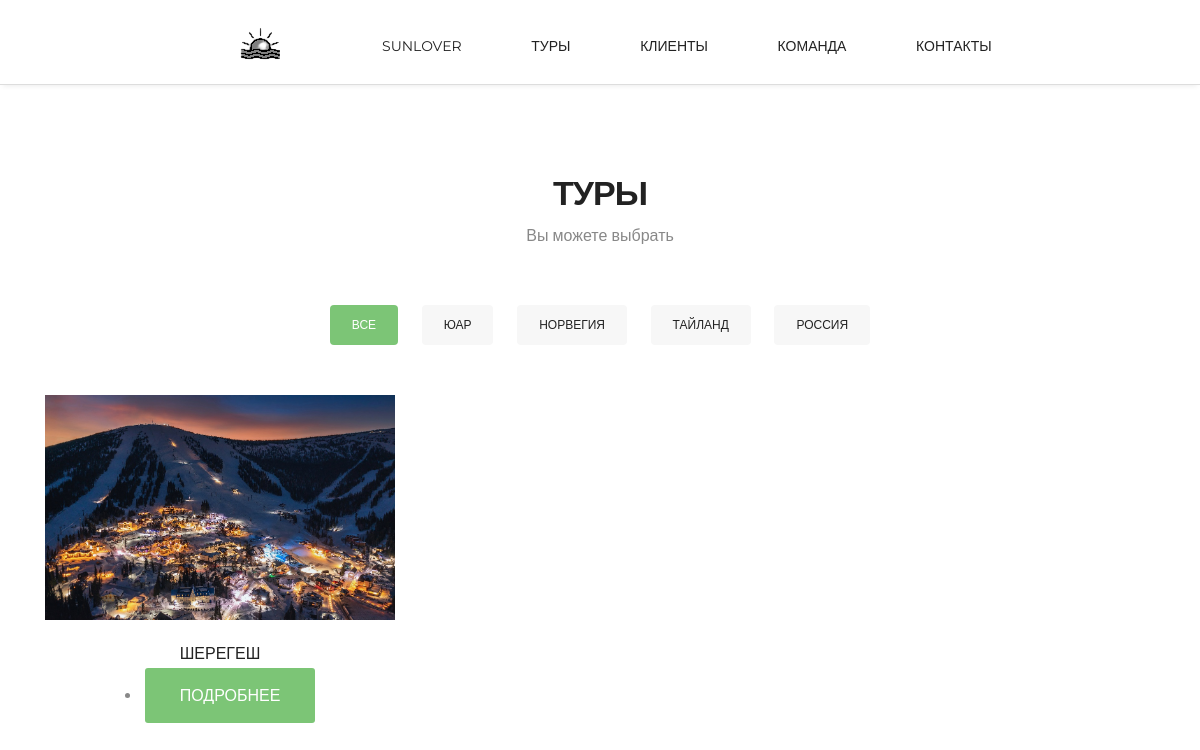
The page /tours/ on the database its author committed.
### main/models.py (models this page shows, shortened)
class Tour(models.Model):
    RUSSIA = 'russia'
    THAILAND = 'thailand'
    NORWAY = 'norway'
    SOUTHAFRIC = 'southafrica'
    CHOICE_GROUP = {
        (RUSSIA, 'ru'),
        (THAILAND, 'thai'),
        (NORWAY, 'nor'),
        (SOUTHAFRIC, 'south')
    }
    name = models.CharField(max_length=100)
    description = models.TextField()
    price = models.IntegerField()
    date = models.DateTimeField()
    countries = models.CharField(max_length=20, choices=CHOICE_GROUP, default='')
    img = models.ImageField(default='noimage.jpg', upload_to='tour_image')

### main/views.py (the view)
# urls.py: path('tours/', views.tours, name='tours'),
def tours(request):
    tour = Tour.objects.all()
    context = {
        'tour': tour
    }
    return render(request, 'main/tours.html', context)

### main/templates/main/tours.html (shortened to what this page needs)
{% extends 'main/main.html' %}
{% load static %}
{% block content %}
	<section class="main-section paddind" id="Tours">
		<div class="container">
			<h2>Туры</h2>
			<h6>Вы можете выбрать </h6>
			<div class="toursFilter">
				<ul class="Tours-nav wow fadeIn delay-02s">
					<li><a href="#" data-filter="*" class="current">Все</a></li>
					<li><a href="#" data-filter=".southafrica">ЮАР</a></li>
					<li><a href="#" data-filter=".norway">Норвегия</a></li>
					<li><a href="#" data-filter=".thailand">Тайланд</a></li>
					<li><a href="#" data-filter=".russia">Россия</a></li>
				</ul>
			</div>
		</div>
		<div class="toursContainer wow fadeInUp delay-04s">
			{% for post in tour %}
			{% if post.countries == "thailand"  %}
			<div class="Tours-box thailand">
				<a href="{{ post.img.url }}"><img src="{{ post.img.url }}" alt=""></a>
				<h3>{{ post.name }}</h3>
				<li><a  class="link animated fadeInUp delay-1s servicelink" href="{% url 'tour_detail'%}">Подробнее</a></li>
			</div>
			{% elif post.countries == "norway"  %}
			<div class="Tours-box norway">
				<a href="{{ post.img.url }}"><img src="{{ post.img.url }}" alt=""></a>
				<h3>{{ post.name }}</h3>
				<li><a  class="link animated fadeInUp delay-1s servicelink" href="{% url 'tour_detail'%}">Подробнее</a></li>
			</div>
			{% elif post.countries == "southafrica"  %}
			<div class="Tours-box southafrica">
				<a href="{{ post.img.url }}"><img src="{{ post.img.url }}" alt=""></a>
				<h3>{{ post.name }}</h3>
				<li><a  class="link animated fadeInUp delay-1s servicelink" href="{% url 'tour_detail'%}">Подробнее</a></li>
			</div>
			{% else %}
			<div class="Tours-box russia">
				<a href="{{ post.img.url }}"><img src="{{ post.img.url }}" alt=""></a>
				<h3>{{ post.name }}</h3>
				<li><a  class="link animated fadeInUp delay-1s servicelink" href="{% url 'tour_detail'%}">Подробнее</a></li>
			</div>
		</div>
		{% endif %}
		{% endfor %}
	</section>
{% endblock content %}

### main/static/css/style.css (style rules this page uses)
img { max-width:100%; }
a, a:hover, a:active { outline:0px !important }
body { background:#fff; font-family: 'Open Sans', sans-serif; font-size:14px; font-weight:normal; color:#888888; margin:0; }
h2 { font-size:34px; color:#222222; font-family: 'Montserrat', sans-serif; font-weight:700; letter-spacing: -1px; margin:0 0 15px 0; text-align:center; text-transform:uppercase; }
h3 { font-family: 'Montserrat', sans-serif; color:#222222; font-size:16px; margin:0 0 5px 0; text-transform:uppercase; font-weight:400; }
h6 { font-size:16px; color:#888888; font-family: 'Open Sans', sans-serif; font-weight:400; text-align:center; margin:0 0 60px 0; }
.link { padding:15px 35px; background:#7cc576; color:#fff !important; font-size:16px; font-weight:400; font-family: 'Montserrat', sans-serif; display:inline-block; border-radius:3px; text-transform:uppercase; line-height:25px; margin-bottom:20px; transition:all 0.3s ease-in-out; -moz-transition:all 0.3s ease-in-out; -webkit-transition:all 0.3s ease-in-out; }
.main-section { padding:90px 0 110px; }
.Tours-nav { padding:0; margin:0 0 45px 0; list-style:none; text-align:center; }
.Tours-nav li { margin:0 10px; display:inline; }
.Tours-nav li a { display:inline-block; padding:10px 22px; font-size:12px; line-height:20px; color:#222222; border-radius:4px; text-transform:uppercase; font-family: 'Montserrat', sans-serif; background:#f7f7f7; margin-bottom:5px; transition:all 0.3s ease-in-out; -moz-transition:all 0.3s ease-in-out; -webkit-transition:all 0.3s ease-in-out; }
.toursContainer { margin:0 auto; padding-left:15px; }
.Tours-box { text-align:center; margin-bottom:30px; height:350px; width:350px; overflow:hidden; float:left; padding:0; }
.Tours-box img { margin-bottom:25px; transition:all 0.3s ease-in-out; -moz-transition:all 0.3s ease-in-out; -webkit-transition:all 0.3s ease-in-out; }
.Tours-nav li a.current { background:#7cc576; color:#fff; text-decoration:none; }
.isotope .isotope-item { -webkit-transition-duration: 0.6s; -moz-transition-duration: 0.6s; transition-duration: 0.6s; }
.isotope .isotope-item { -webkit-transition-property: -webkit-transform, opacity; -moz-transition-property: -moz-transform, opacity; transition-property: transform, opacity; }
.main-section.paddind { padding-bottom:60px; }
.delay-02s { animation-delay: 0.2s; -webkit-animation-delay: 0.2s; }
.delay-04s { animation-delay: 0.4s; -webkit-animation-delay: 0.4s; }
.delay-1s { animation-delay: 1s; -webkit-animation-delay: 1s; }

### rows shown on the page
Tour: img (picture), name "ШЕРЕГЕШ"
